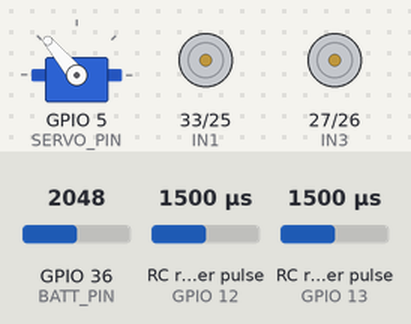
A sketch run on a simulated ESP32. On the bench: servo, motor-driver pin pairs drawn as motors (green arrow = first pin HIGH = forward, orange = second pin HIGH = backward, longer = more drive, scaled by the enable pin). Wiring (inferred from the names in the program): 2 × RC receiver channel: data GPIO 12 / data GPIO 13. The test bench sets the inputs (shaded band); at power-on: RC receiver pulse (sensors on GPIO 12, GPIO 13) 1500 µs, GPIO 36 (BATT_PIN) = 2048. What the sketch prints to the serial monitor is not drawn.

Above: at 1.2 s.
1.3 s: RC receiver pulse (sensor on GPIO 12) set to 1020 µs
At 2.0 s:
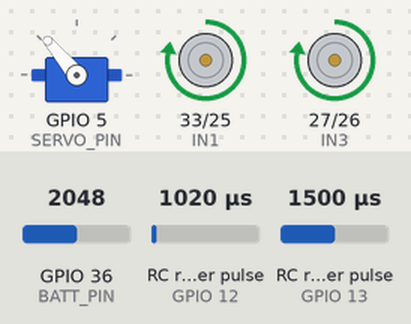
2.8 s: RC receiver pulse (sensor on GPIO 13) set to 1020 µs
At 3.9 s:
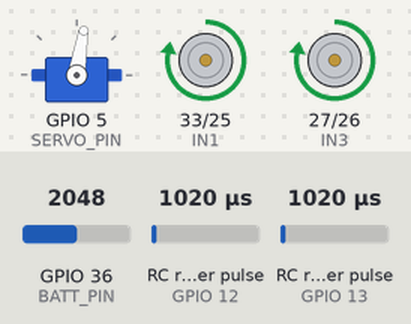
4.3 s: RC receiver pulse (sensor on GPIO 12) set to 1250 µs
At 5.5 s:
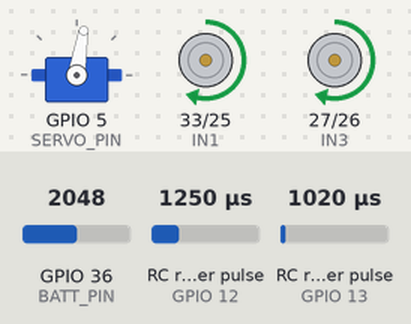
5.8 s: RC receiver pulse (sensor on GPIO 13) set to 1250 µs
At 6.2 s:
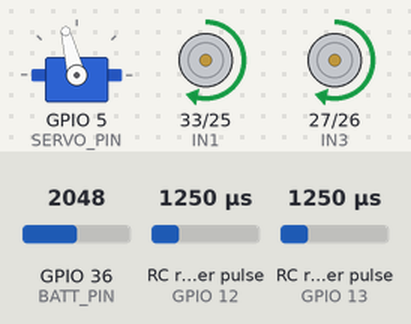
7.3 s: RC receiver pulse (sensor on GPIO 12) set to 1500 µs
At 7.8 s:
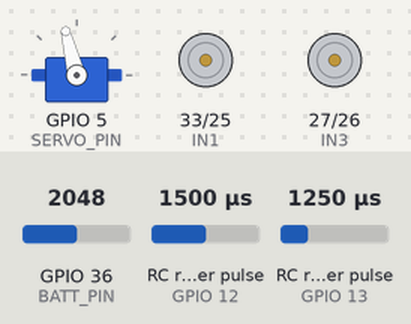
8.8 s: RC receiver pulse (sensor on GPIO 13) set to 1750 µs
At 9.7 s:
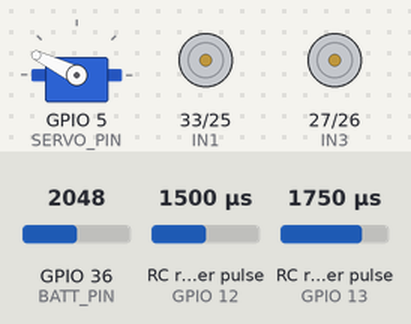
Timing chart, 0 to 11.3 s (numbered marks = the images above; inputs shaded):
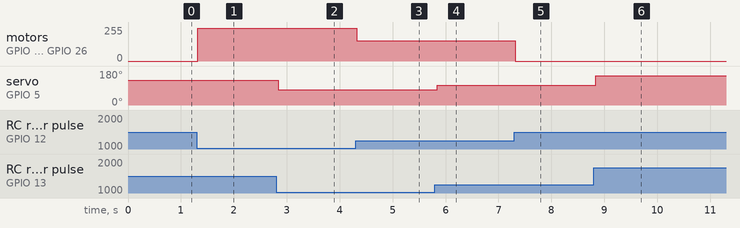

The sketch:

main.ino
```cpp
#include <ESP32Servo.h>

Servo myservo;

const int ENA = 32;
const int IN1 = 33;
const int IN2 = 25;
const int ENB = 14;
const int IN3 = 27;
const int IN4 = 26;
const int SERVO_PIN = 5;
const int CH1_PIN = 13;
const int CH2_PIN = 12;
const int BATT_PIN = 36;

const float DIV_RATIO = 4.0f;
const float ADC_REF = 3.3f;
const int ADC_BITS = 12;
const int ADC_MAX = (1 << ADC_BITS) - 1;

float battVoltage = 0.0f;
float battPct = 0.0f;

const int SERVO_CENTER = 130;
const int SERVO_MIN_DEG = -35;
const int SERVO_MAX_DEG = 35;
const int SERVO_MIN_POS = 80;
const int SERVO_MAX_POS = 180;

const int RC_MIN_US = 1000;
const int RC_MID_US = 1500;
const int RC_MAX_US = 2000;
const int RC_VALID_MIN = 900;
const int RC_VALID_MAX = 2200;
const int RC_DEADZONE_US = 30;

const int PWM_MAX = 255;
const int PWM_MIN_EFFECTIVE = 50;
const float MAX_FWD_KMH = 4.0f;
const float MAX_REV_KMH = 4.0f;

const unsigned long RC_SIGNAL_TIMEOUT_MS = 150;
unsigned long lastValidRcMs = 0;

int rc1Us = 0;
int rc2Us = 0;
int dbgSteeringDeg = 0;
float dbgSpeedKmh = 0.0f;

float serialSpeedKmh = 0.0f;
float serialSteeringDeg = 0.0f;
bool serialCommandValid = false;

enum ControlSource {
  SOURCE_NONE,
  SOURCE_RC,
  SOURCE_SERIAL
};

ControlSource activeSource = SOURCE_NONE;

const int PWM_FREQ = 1000;
const int PWM_RES_BITS = 8;

void setup() {
  Serial.begin(115200);
  myservo.attach(SERVO_PIN, 500, 2500);
  pinMode(BATT_PIN, INPUT);
  pinMode(IN1, OUTPUT);
  pinMode(IN2, OUTPUT);
  pinMode(IN3, OUTPUT);
  pinMode(IN4, OUTPUT);
  pinMode(CH1_PIN, INPUT);
  pinMode(CH2_PIN, INPUT);
  ledcAttach(ENA, PWM_FREQ, PWM_RES_BITS);
  ledcAttach(ENB, PWM_FREQ, PWM_RES_BITS);
  stopMotors();
  setSteeringDeg(0);
  Serial.println("Ready.");
  Serial.println("Serial format: [speed=1.5, steering=30]");
}

void loop() {
  readSerialCommands();

  bool rcAvailable = readAndApplyRCIfValid();

  if (rcAvailable) {
    activeSource = SOURCE_RC;
  } else if (serialCommandValid) {
    activeSource = SOURCE_SERIAL;
    applySerialControl();
  } else {
    activeSource = SOURCE_NONE;
    stopMotors();
  }

  static unsigned long lastPrint = 0;
  if (millis() - lastPrint > 250) {
    printStatus();
    lastPrint = millis();
  }

  static unsigned long lastBattRead = 0;
  if (millis() - lastBattRead > 1000) {
    battVoltage = readBatteryVoltage();
    battPct = batteryVoltageToPercent(battVoltage);
    lastBattRead = millis();
  }

  delay(10);
}

bool readAndApplyRCIfValid() {
  unsigned long ch1_raw = pulseIn(CH1_PIN, HIGH, 25000);
  unsigned long ch2_raw = pulseIn(CH2_PIN, HIGH, 25000);

  bool ch1Valid = (ch1_raw >= RC_VALID_MIN && ch1_raw <= RC_VALID_MAX);
  bool ch2Valid = (ch2_raw >= RC_VALID_MIN && ch2_raw <= RC_VALID_MAX);

  if (!ch1Valid || !ch2Valid) {
    if (millis() - lastValidRcMs > RC_SIGNAL_TIMEOUT_MS) {
      return false;
    }
    return false;
  }

  lastValidRcMs = millis();
  rc1Us = (int)ch1_raw;
  rc2Us = (int)ch2_raw;
  int steeringDeg = rcPulseToSteeringDeg((int)ch1_raw);
  dbgSteeringDeg = steeringDeg;
  float speedKmh = rcPulseToSpeedKmh((int)ch2_raw);
  dbgSpeedKmh = speedKmh;
  setSteeringDeg(steeringDeg);
  setVehicleSpeedKmh(speedKmh);
  return true;
}

void applySerialControl() {
  dbgSteeringDeg = (int)serialSteeringDeg;
  dbgSpeedKmh = serialSpeedKmh;
  setSteeringDeg((int)serialSteeringDeg);
  setVehicleSpeedKmh(serialSpeedKmh);
}

int rcPulseToSteeringDeg(int pulseUs) {
  int delta = pulseUs - RC_MID_US;
  if (abs(delta) <= RC_DEADZONE_US) return 0;
  int steering = map(pulseUs, RC_MIN_US, RC_MAX_US, SERVO_MIN_DEG, SERVO_MAX_DEG);
  return constrain(steering, SERVO_MIN_DEG, SERVO_MAX_DEG);
}

float rcPulseToSpeedKmh(int pulseUs) {
  int delta = pulseUs - RC_MID_US;
  if (abs(delta) <= RC_DEADZONE_US) return 0.0f;

  if (pulseUs > RC_MID_US) {
    float norm = (pulseUs - RC_MID_US) / float(RC_MAX_US - RC_MID_US);
    return norm * MAX_FWD_KMH;
  } else {
    float norm = (RC_MID_US - pulseUs) / float(RC_MID_US - RC_MIN_US);
    return -(norm * MAX_REV_KMH);
  }
}

void readSerialCommands() {
  static String input = "";

  while (Serial.available()) {
    char c = Serial.read();

    if (c == '\n' || c == '\r') {
      if (input.length() > 0) {
        parseSerialCommand(input);
        input = "";
      }
    } else {
      if ((unsigned char)c >= 32 && (unsigned char)c <= 126) {
        input += c;
      }
      if (input.length() > 120) {
        input = "";
        Serial.println("ERR: command too long");
      }
    }
  }
}

void parseSerialCommand(String cmd) {
  cmd.trim();

  if (!cmd.startsWith("[") || !cmd.endsWith("]")) {
    Serial.println("ERR: expected [speed=..., steering=...]");
    return;
  }

  cmd.remove(0, 1);
  cmd.remove(cmd.length() - 1);
  cmd.replace(" ", "");

  int speedIdx = cmd.indexOf("speed=");
  int steerIdx = cmd.indexOf("steering=");

  if (speedIdx == -1 || steerIdx == -1) {
    Serial.println("ERR: missing speed or steering");
    return;
  }

  float speedVal = 0.0f;
  float steeringVal = 0.0f;
  int commaIdx = cmd.indexOf(',');

  if (commaIdx == -1) {
    Serial.println("ERR: missing comma");
    return;
  }

  if (speedIdx < steerIdx) {
    String speedStr = cmd.substring(speedIdx + 6, commaIdx);
    String steerStr = cmd.substring(steerIdx + 9);
    speedVal = speedStr.toFloat();
    steeringVal = steerStr.toFloat();
  } else {
    String steerStr = cmd.substring(steerIdx + 9, commaIdx);
    String speedStr = cmd.substring(speedIdx + 6);
    speedVal = speedStr.toFloat();
    steeringVal = steerStr.toFloat();
  }

  steeringVal = constrain(steeringVal, SERVO_MIN_DEG, SERVO_MAX_DEG);
  speedVal = constrain(speedVal, -MAX_REV_KMH, MAX_FWD_KMH);

  serialSpeedKmh = speedVal;
  serialSteeringDeg = steeringVal;
  serialCommandValid = true;

  Serial.printf("OK: serial command accepted -> speed=%.2f km/h steer=%.1f deg\n",
                serialSpeedKmh, serialSteeringDeg);
}

float readBatteryVoltage() {
  int raw = analogRead(BATT_PIN);
  float v_adc = raw * (ADC_REF / ADC_MAX);
  return v_adc * DIV_RATIO;
}

float batteryVoltageToPercent(float v) {
  const float V_FULL = 12.6f;
  const float V_EMPTY = 9.0f;
  float pct = 100.0f * (v - V_EMPTY) / (V_FULL - V_EMPTY);
  return constrain(pct, 0.0f, 100.0f);
}

void setSteeringDeg(int steeringDeg) {
  steeringDeg = constrain(steeringDeg, SERVO_MIN_DEG, SERVO_MAX_DEG);
  int servoPos = map(steeringDeg, SERVO_MIN_DEG, SERVO_MAX_DEG, SERVO_MIN_POS, SERVO_MAX_POS);
  myservo.write(servoPos);
}

void setVehicleSpeedKmh(float speedKmh) {
  if (abs(speedKmh) < 0.05f) {
    stopMotors();
    return;
  }

  if (speedKmh > 0) {
    int pwm = speedKmhToPwm(speedKmh, true);
    motorsForward(pwm);
  } else {
    int pwm = speedKmhToPwm(-speedKmh, false);
    motorsBackward(pwm);
  }
}

int speedKmhToPwm(float speedKmh, bool forward) {
  float maxKmh = forward ? MAX_FWD_KMH : MAX_REV_KMH;
  if (maxKmh <= 0.01f) return 0;

  float normalized = constrain(speedKmh / maxKmh, 0.0f, 1.0f);
  int pwm = PWM_MIN_EFFECTIVE + (int)((PWM_MAX - PWM_MIN_EFFECTIVE) * normalized);
  return constrain(pwm, 0, PWM_MAX);
}

void stopMotors() {
  ledcWrite(ENA, 0);
  ledcWrite(ENB, 0);
  digitalWrite(IN1, LOW);
  digitalWrite(IN2, LOW);
  digitalWrite(IN3, LOW);
  digitalWrite(IN4, LOW);
}

void motorsBackward(int pwmSpeed) {
  pwmSpeed = constrain(pwmSpeed, 0, PWM_MAX);
  ledcWrite(ENA, pwmSpeed);
  ledcWrite(ENB, pwmSpeed);
  digitalWrite(IN1, HIGH);
  digitalWrite(IN2, LOW);
  digitalWrite(IN3, HIGH);
  digitalWrite(IN4, LOW);
}

void motorsForward(int pwmSpeed) {
  pwmSpeed = constrain(pwmSpeed, 0, PWM_MAX);
  ledcWrite(ENA, pwmSpeed);
  ledcWrite(ENB, pwmSpeed);
  digitalWrite(IN1, LOW);
  digitalWrite(IN2, HIGH);
  digitalWrite(IN3, LOW);
  digitalWrite(IN4, HIGH);
}

void printStatus() {
  const char* src =
    (activeSource == SOURCE_RC) ? "RC" :
    (activeSource == SOURCE_SERIAL) ? "SERIAL" : "NONE";

  if (activeSource == SOURCE_RC) {
    Serial.printf(
      "SRC=RC | rc1=%dus | rc2=%dus | speed=%.2f km/h | steer=%d deg | serialSpeed=%.2f km/h | serialSteer=%.1f deg | batt=%.2fV (%.1f%%)\n",
      rc1Us,
      rc2Us,
      dbgSpeedKmh,
      dbgSteeringDeg,
      serialSpeedKmh,
      serialSteeringDeg,
      battVoltage,
      battPct
    );
  } else {
    Serial.printf(
      "SRC=%s | speed=%.2f km/h | steer=%d deg | serialSpeed=%.2f km/h | serialSteer=%.1f deg | batt=%.2fV (%.1f%%)\n",
      src,
      dbgSpeedKmh,
      dbgSteeringDeg,
      serialSpeedKmh,
      serialSteeringDeg,
      battVoltage,
      battPct
    );
  }
}
```

Measured:
- after the input at 1.3 s, motor on GPIO 33 (IN1) / GPIO 25 (IN2), motor on GPIO 27 (IN3) / GPIO 26 (IN4): stopped → forward 245/255 at once
- after the input at 2.8 s, servo on GPIO 5 (SERVO_PIN): 130° → 81° at once
- after the input at 4.3 s, motor on GPIO 33 (IN1) / GPIO 25 (IN2), motor on GPIO 27 (IN3) / GPIO 26 (IN4): forward 245/255 → forward 151/255 at once
- after the input at 5.8 s, servo on GPIO 5 (SERVO_PIN): 81° → 104° at once
- after the input at 7.3 s, motor on GPIO 33 (IN1) / GPIO 25 (IN2), motor on GPIO 27 (IN3) / GPIO 26 (IN4): forward 151/255 → stopped at once
- after the input at 8.8 s, servo on GPIO 5 (SERVO_PIN): 104° → 154° at once
